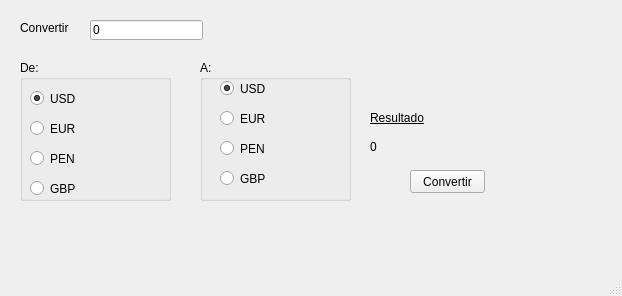
<?xml version="1.0" encoding="UTF-8"?>
<ui version="4.0">
 <class>TipoDeCambio</class>
 <widget class="QMainWindow" name="TipoDeCambio">
  <property name="geometry">
   <rect>
    <x>0</x>
    <y>0</y>
    <width>622</width>
    <height>296</height>
   </rect>
  </property>
  <property name="windowTitle">
   <string>Tipo de cambio</string>
  </property>
  <widget class="QWidget" name="centralwidget">
   <widget class="QLabel" name="lblConvertir">
    <property name="geometry">
     <rect>
      <x>20</x>
      <y>20</y>
      <width>61</width>
      <height>16</height>
     </rect>
    </property>
    <property name="text">
     <string>Convertir</string>
    </property>
   </widget>
   <widget class="QLineEdit" name="leImporte">
    <property name="geometry">
     <rect>
      <x>90</x>
      <y>20</y>
      <width>113</width>
      <height>20</height>
     </rect>
    </property>
    <property name="text">
     <string>0</string>
    </property>
   </widget>
   <widget class="QGroupBox" name="gbDe">
    <property name="geometry">
     <rect>
      <x>20</x>
      <y>60</y>
      <width>151</width>
      <height>141</height>
     </rect>
    </property>
    <property name="title">
     <string>De:</string>
    </property>
    <widget class="QRadioButton" name="rbDeUSD">
     <property name="geometry">
      <rect>
       <x>10</x>
       <y>30</y>
       <width>82</width>
       <height>17</height>
      </rect>
     </property>
     <property name="text">
      <string>USD</string>
     </property>
     <property name="checked">
      <bool>true</bool>
     </property>
    </widget>
    <widget class="QRadioButton" name="rbDeEUR">
     <property name="geometry">
      <rect>
       <x>10</x>
       <y>60</y>
       <width>82</width>
       <height>17</height>
      </rect>
     </property>
     <property name="text">
      <string>EUR</string>
     </property>
    </widget>
    <widget class="QRadioButton" name="rbDePEN">
     <property name="geometry">
      <rect>
       <x>10</x>
       <y>90</y>
       <width>82</width>
       <height>17</height>
      </rect>
     </property>
     <property name="text">
      <string>PEN</string>
     </property>
    </widget>
    <widget class="QRadioButton" name="rbDeGBP">
     <property name="geometry">
      <rect>
       <x>10</x>
       <y>120</y>
       <width>82</width>
       <height>17</height>
      </rect>
     </property>
     <property name="text">
      <string>GBP</string>
     </property>
    </widget>
   </widget>
   <widget class="QGroupBox" name="gbA">
    <property name="geometry">
     <rect>
      <x>200</x>
      <y>60</y>
      <width>151</width>
      <height>141</height>
     </rect>
    </property>
    <property name="title">
     <string>A:</string>
    </property>
    <widget class="QRadioButton" name="rbAUSD">
     <property name="geometry">
      <rect>
       <x>20</x>
       <y>20</y>
       <width>82</width>
       <height>17</height>
      </rect>
     </property>
     <property name="text">
      <string>USD</string>
     </property>
     <property name="checked">
      <bool>true</bool>
     </property>
    </widget>
    <widget class="QRadioButton" name="rbAEUR">
     <property name="geometry">
      <rect>
       <x>20</x>
       <y>50</y>
       <width>82</width>
       <height>17</height>
      </rect>
     </property>
     <property name="text">
      <string>EUR</string>
     </property>
    </widget>
    <widget class="QRadioButton" name="rbAPEN">
     <property name="geometry">
      <rect>
       <x>20</x>
       <y>80</y>
       <width>82</width>
       <height>17</height>
      </rect>
     </property>
     <property name="text">
      <string>PEN</string>
     </property>
    </widget>
    <widget class="QRadioButton" name="rbAGBP">
     <property name="geometry">
      <rect>
       <x>20</x>
       <y>110</y>
       <width>82</width>
       <height>17</height>
      </rect>
     </property>
     <property name="text">
      <string>GBP</string>
     </property>
    </widget>
   </widget>
   <widget class="QLabel" name="lblResultado">
    <property name="geometry">
     <rect>
      <x>370</x>
      <y>110</y>
      <width>61</width>
      <height>16</height>
     </rect>
    </property>
    <property name="font">
     <font>
      <underline>true</underline>
     </font>
    </property>
    <property name="text">
     <string>Resultado</string>
    </property>
   </widget>
   <widget class="QLabel" name="lblCambio">
    <property name="geometry">
     <rect>
      <x>370</x>
      <y>140</y>
      <width>47</width>
      <height>13</height>
     </rect>
    </property>
    <property name="text">
     <string>0</string>
    </property>
   </widget>
   <widget class="QPushButton" name="pbTipoCambio">
    <property name="geometry">
     <rect>
      <x>410</x>
      <y>170</y>
      <width>75</width>
      <height>23</height>
     </rect>
    </property>
    <property name="text">
     <string>Convertir</string>
    </property>
   </widget>
  </widget>
  <widget class="QMenuBar" name="menubar">
   <property name="geometry">
    <rect>
     <x>0</x>
     <y>0</y>
     <width>622</width>
     <height>21</height>
    </rect>
   </property>
  </widget>
  <widget class="QStatusBar" name="statusbar"/>
 </widget>
 <resources/>
 <connections/>
</ui>
